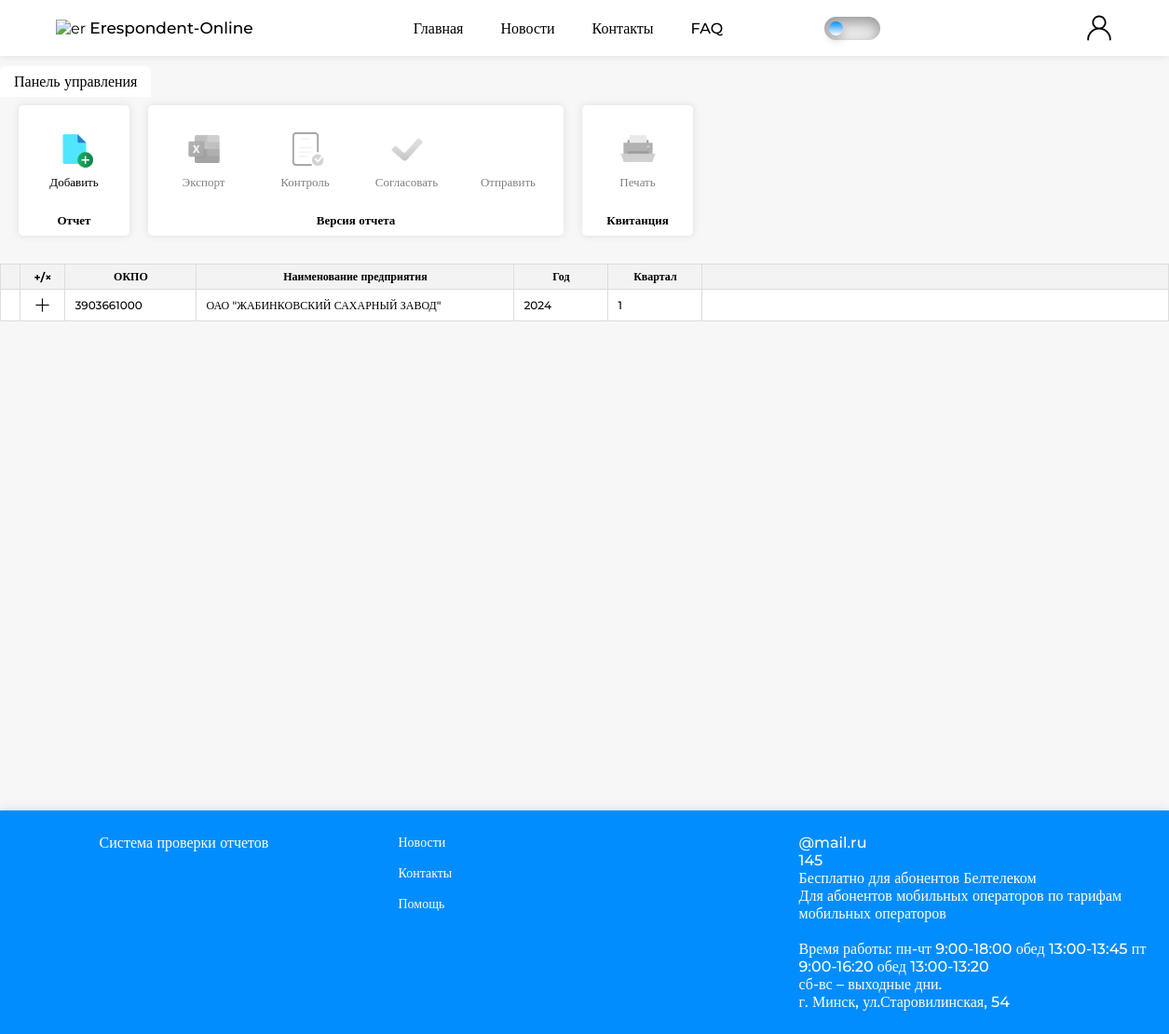
The app's page /report_area (signed in), older data.
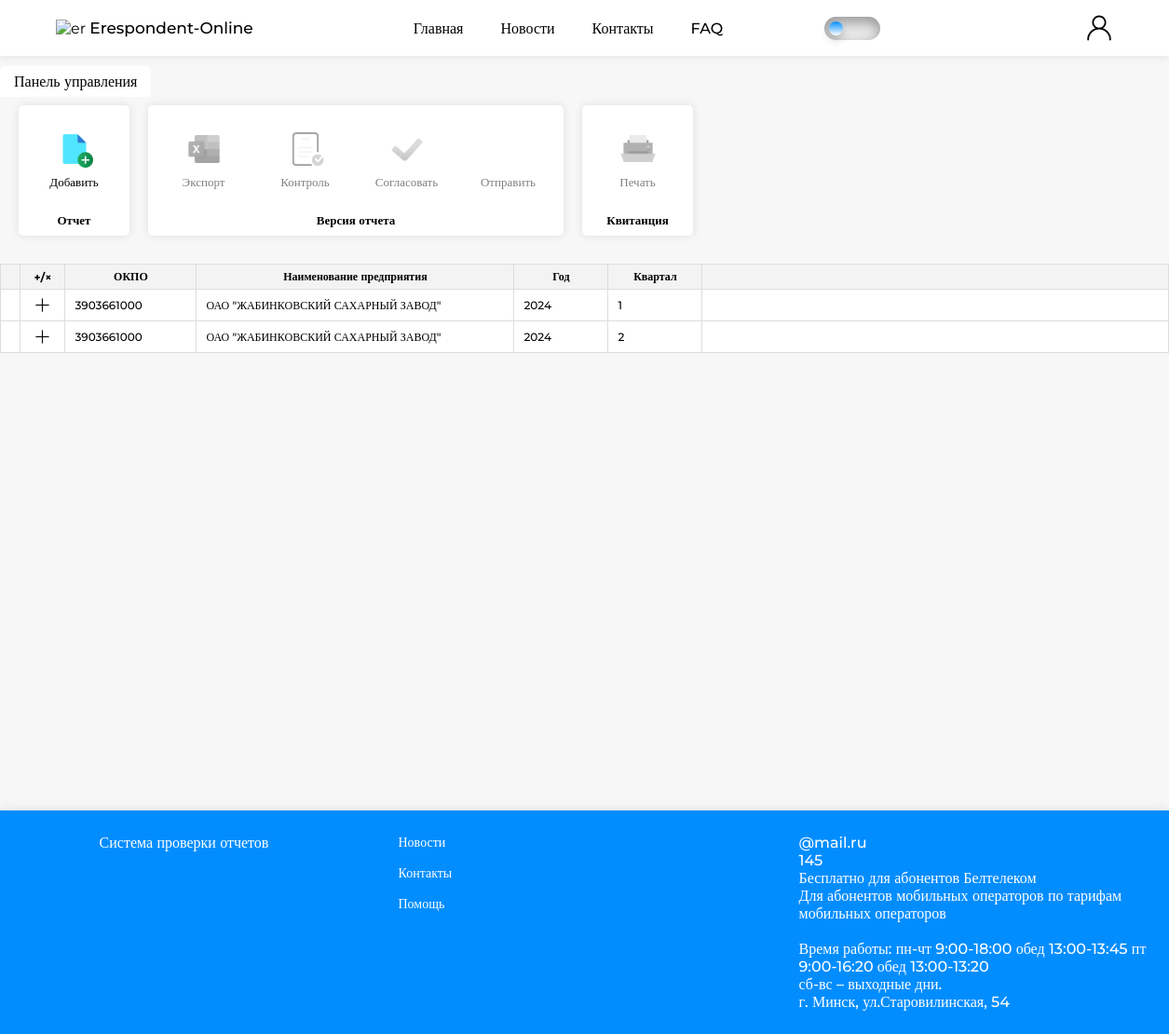
The same page, newer data.
### website/models.py (models this page shows)
class Report(db.Model):
    __tablename__ = 'report'
    id = db.Column(db.Integer, primary_key=True)
    okpo = db.Column(db.Integer)
    organization_name = db.Column(db.String(50))
    year = db.Column(db.Integer)
    quarter = db.Column(db.Integer)
    user_id = db.Column(db.Integer, db.ForeignKey('user.id'))
    time_of_receipt = db.Column(db.Date)
    versions = relationship('Version_report', backref='report')

### website/views.py (the view)
@views.route('/report_area')
@profile_complete
@login_required
def report_area():
    report = Report.query.filter_by(user_id=current_user.id).all()
    version = Version_report.query.filter_by().all()
    for rep in report:
        rep.versions = Version_report.query.filter_by(report_id=rep.id).all()
        for version in rep.versions:
            version.tickets = Ticket.query.filter_by(version_report_id=version.id).all()
    organization = Organization.query.filter_by(id=current_user.organization.id).all()
    dirUnit = DirUnit.query.filter_by().all()
    dirProduct = DirProduct.query.filter_by().all()
    for row in dirProduct:
        current_unit = DirUnit.query.filter_by(IdUnit=row.IdUnit).first()
        row.IdUnit = current_unit.NameUnit
    year_today = datetime.now().year
    return render_template('report_area.html',
                           year_today=year_today,
                           report=report,
                           user=current_user,
                           dirUnit=dirUnit,
                           dirProduct=dirProduct,
                           organization=organization,
                           version=version)

### website/views.py (called while the page is built)
def profile_complete(f):
    @wraps(f)
    def decorated_function(*args, **kwargs):
        if not current_user.fio or not current_user.telephone or not current_user.organization_id:
            flash('Профиль пользователя не полностью заполнен. Пожалуйста, заполните все обязательные поля.', 'error')
            return redirect(url_for('views.profile_common'))
        return f(*args, **kwargs)
    return decorated_function

### website/templates/report_area.html (shortened to what this page needs)
{% extends "base.html" %}
{% block content %}
<div class="report-area_page">
    <div class="report-area_menu">
        <div class="report-area_podmenu">
            <label for="tab1" class="report-area_menu-name">Панель управления</label>
            <div class="content-podmenu">
                <nav>
                    <ul>
                        <section>
                            <div class="functions_menu">
                                <li id = "link_add_report">
                                    <img src="{{ url_for('static', filename='img/icon_new_file.png') }}" alt="Создать отчет">
                                    <a>Добавить</a>
                                </li>
                            </div>
                            <a class="functions_menu_name">
                                Отчет
                            </a>
                        </section>
                        <section>
                            <div class="functions_menu">
                                <li id="export_versionButton">
                                    <img src="{{ url_for('static', filename='img/icon_excel.png') }}" alt="">
                                    <a>Экспорт</a>
                                </li>
                                <li id="control_versionButton">
                                    <img src="{{ url_for('static', filename='img/icon_control.png') }}" alt="">
                                    <a>Контроль</a>
                                </li>
                                <li id = "agreedVersionButton">
                                    <img src="{{ url_for('static', filename='img/icon_galochka.png') }}" alt="">
                                    <a>Согласовать</a>
                                </li>
                                <li id = "sentVersionButton">
                                    <a>Отправить</a>
                                </li>
                            </div>
                            <a class="functions_menu_name">
                                Версия отчета
                            </a>
                        </section>
                        <section>
                            <div class="functions_menu">
                                <li id = "PrintTicketButton">
                                    <img src="{{ url_for('static', filename='img/icon_print_file.png') }}" alt="">
                                    <a>Печать</a>
                                </li>
                            </div>
                            <a class="functions_menu_name">
                                Квитанция
                            </a>
                        </section>
                    </ul>
                </nav>
            </div>
        </div>
    </div>
    <div class="report-area" style = "margin-top: 180px;">
        <table class="table_report-area">
            <thead class="order-table_titels">
                <tr>
                    <th></th>
                    <th style = "white-space: nowrap;">+/&times;</th>
                    <th class="resizable" style="min-width: 120px;">ОКПО<div class="resizer"></div></th>
                    <th class="resizable" style="white-space: nowrap; min-width: 320px;">Наименование предприятия<div class="resizer"></div></th>
                    <th class="resizable" style="min-width: 80px;">Год<div class="resizer"></div></th>
                    <th class="resizable" style="min-width: 80px;">Квартал<div class="resizer"></div></th>
                    <th></th>
                </tr>
            </thead>
            <tbody>
                {%if report%}
                    {% for row in report %}
                    <tr class="report_row" data-id="{{ row.id }}">
                        <td></td>
                        <td>
                            <button class="show-versions_button">
                                <img src="{{ url_for('static', filename='img/close_black.png')}}" class = "close_black" alt="Просмотреть версии">
                            </button>
                        </td>
                        <td>
                            <input type = "text" id = "report_okpo" value = "{{ row.okpo }}" readonly>
                        </td>
                        <td>
                            <input type = "text" id = "report_organization_name" value = "{{ row.organization_name }}" readonly>
                        </td>
                        <td>
                            <input type = "text" id = "report_year" value = "{{ row.year }}" readonly>
                        </td>
                        <td>
                            <input type = "text" id = "report_quarter" value = "{{ row.quarter }}" readonly>
                        </td>
                        <td>
                        </td>
                    </tr>
                    {% endfor %}
            {%endif%}
            </tbody>
        </table>
    </div>
</div>
{% endblock %}

### website/templates/base.html (shortened to what this page needs)
<!DOCTYPE html>
<html>
  <head>
    <link rel="stylesheet" href="{{ url_for('static', filename='css/base.css') }}">
  </head>
  <body>
    <header>
      <div class="header-left">
          <img src="" alt="er">
         <a href="/">Erespondent-Online</a>
      </div>
      <div class="header-center">
        <nav>
          <ul>
              <li onclick="window.location.href='/'">Главная</li>
              <li onclick="window.location.href=''">Новости</li>
              <li onclick="window.location.href=''" >Контакты</li>
              <li onclick="window.location.href='/FAQ'" >FAQ</li>
          </ul>
        </nav>
      </div>
      <div class="header-right">
        <label for="darkmode-toggle">
        </label>
        {% if current_user.is_authenticated %}
        <div class="user-container">
            <img
              onclick="window.location.href='/account'"
              class = "icon_black"
              src="{{ url_for('static', filename='img/icon_black-user.png')}}" alt="">
        </div>
        {% else %}
          <li onclick="window.location.href='/login'" >Войти</li>
        {% endif %}
      </div>
    </header>
    <main>
    {% block content %}
    {% endblock %}
    </main>
    <footer>
      <div class = "footer_cont">
        <div class = "left_col_footer">
          <nav>
            <ul>
                <li onclick="window.location.href=''">Система проверки отчетов</li>
            </ul>
          </nav>
        </div>
        <div class = "center_col_footer">
            <nav>
                <ul>
                  <li onclick="window.location.href=''">Новости</li>
                  <li onclick="window.location.href=''" >Контакты</li>
                  <li onclick="window.location.href=''" >Помощь</li>
                </ul>
            </nav>
        </div>
        <div class = "right_col_footer">
          <nav>
              <ul>
                <li onclick="window.location.href=''">@mail.ru</li>
              </ul>
          </nav>
          <div class = "telephone_info">
            <p>145</p>
            <span>Бесплатно для абонентов Белтелеком<br></span>
            <span>Для абонентов мобильных операторов по тарифам мобильных операторов<br><br>
                  Время работы: пн-чт 9:00-18:00 обед 13:00-13:45
                  пт 9:00-16:20 обед 13:00-13:20</span>
            <p>сб-вс – выходные дни.</p>
            <span> г. Минск, ул.Старовилинская, 54 </span>
          </div>
        </div>
      </div>
    </footer>
  </body>
</html>

Row changes from the older to the newer data that the page shows:
added Report: okpo "3903661000", organization_name "ОАО \"ЖАБИНКОВСКИЙ САХАРНЫЙ ЗАВОД\"", year "2024", quarter "2"
